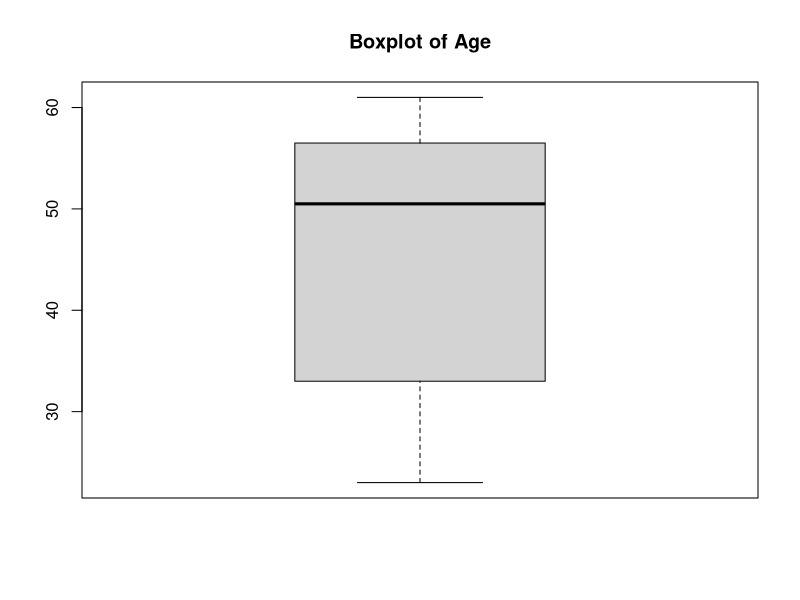
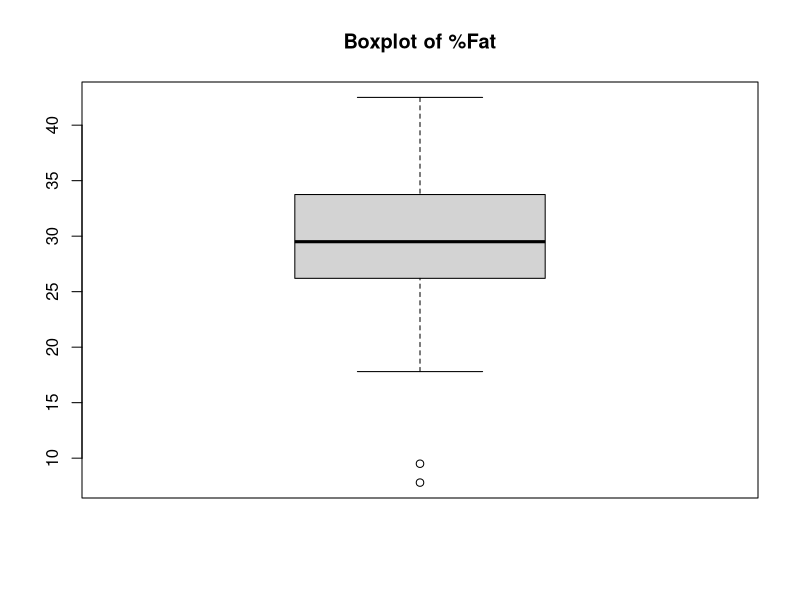
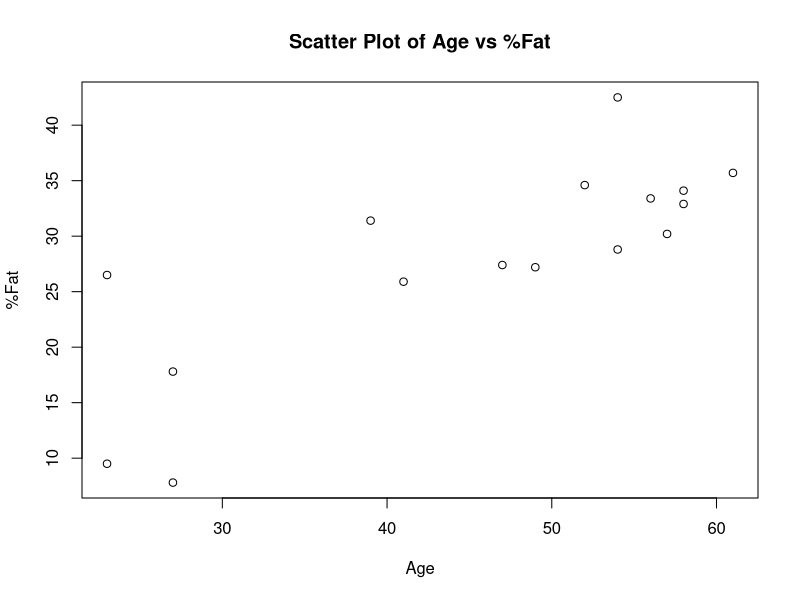
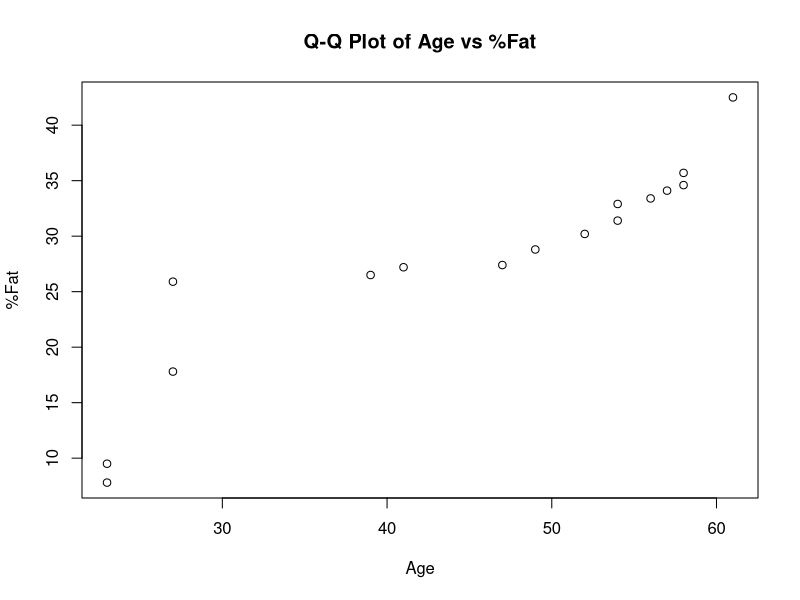
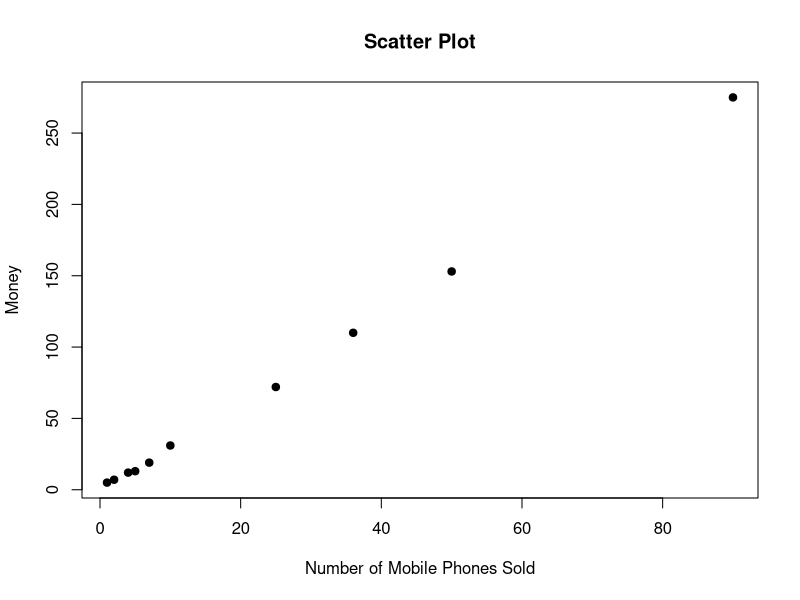
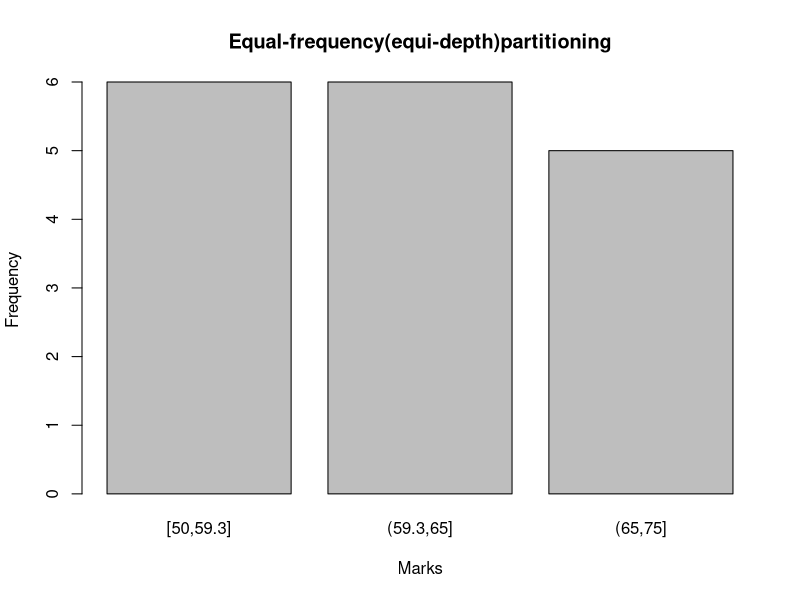
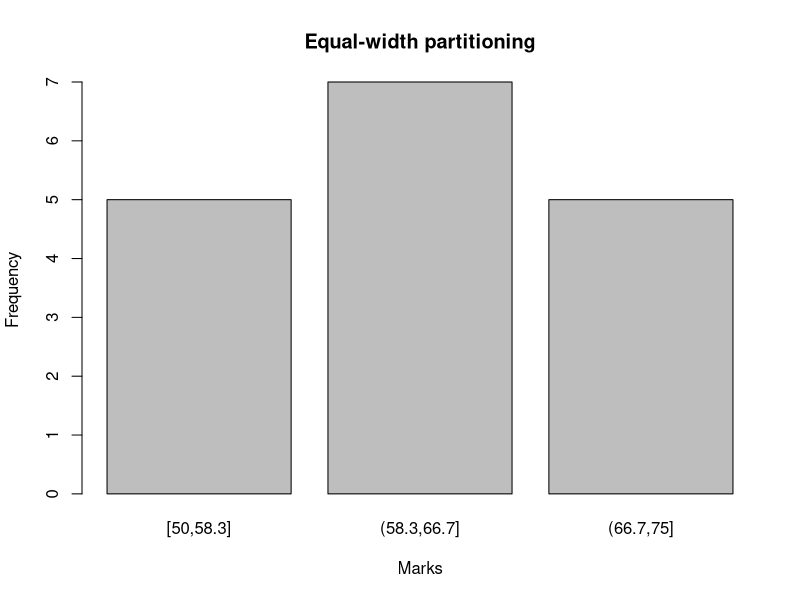

The R script that drew these images, in order:
age <- c(23,23,27,27,39,41,47,49,52,54,54,56,57,58,58,61)
fat <- c(9.5,26.5,7.8,17.8,31.4,25.9,27.4,27.2,34.6,42.5,28.8,33.4,30.2,34.1,32.9,35.7)
mean_age <- mean(age)
median_age <- median(age)
sd_age <- sd(age)
mean_fat <- mean(fat)
median_fat <- median(fat)
sd_fat <- sd(fat)
print(paste("Mean of age: ",mean_age))
print(paste("Median of age: ",median_age))
print(paste("Standard deviation of age: ",sd_age))
print(paste("Mean of %fat: ",mean_fat))
print(paste("Median of %fat: ",median_fat))
print(paste("Standard deviation of %fat: ",sd_fat))
boxplot(age,main="Boxplot of Age")
boxplot(fat,main="Boxplot of %Fat")
plot(age,fat,main="Scatter Plot of Age vs %Fat",xlab="Age",ylab="%Fat")
qqplot(age,fat,main="Q-Q Plot of Age vs %Fat", xlab="Age",ylab="%Fat")

x <- c(4,1,5,7,10,2,50,25,90,36)
y <- c(12,5,13,19,31,7,153,72,275,110)
plot(x,y,main="Scatter Plot",xlab="Number of Mobile Phones Sold",ylab="Money",pch=19)


marks <- c(55,60,71,63,55,65,50,55,58,59,61,63,65,67,71,72,75)
equal_freq_bins <- cut(marks,breaks=quantile(marks,probs=seq(0,1,by=1/3)),include.lowest=TRUE)
freq_equal_freq <- table(equal_freq_bins)
barplot(freq_equal_freq,main="Equal-frequency(equi-depth)partitioning",xlab="Marks",ylab="Frequency")
equal_width_bins <- cut(marks,breaks=seq(min(marks),max(marks),length.out=4),include.lowest=TRUE)
freq_equal_width <- table(equal_width_bins)
barplot(freq_equal_width,main="Equal-width partitioning",xlab="Marks",ylab="Frequency")


speed <- c(78.3,81.8,82,74.2,83.4,84.5,82.9,77.5,80.9,70.6)
Q1 <- quantile(speed, 0.25)
Q3 <- quantile(speed, 0.75)
IQR <- Q3 - Q1
sd <- sd(speed)
print(paste("Interquartile Range (IQR): ", IQR))
print(paste("Standard Deviation: ", sd))


speed <- c(78.3,81.8,82,74.2,83.4,84.5,82.9,77.5,80.9,70.6)
Q1 <- quantile(speed, 0.25)
Q3 <- quantile(speed, 0.75)
IQR <- Q3 - Q1
sd <- sd(speed)
print(paste("Interquartile Range (IQR): ", IQR))
print(paste("Standard Deviation: ", sd))

age <- c(13,15,16,16,19,20,20,21,22,22,25,25,25,25,30,33,33,35,35,35,35,36,40,45,46,52,70)
Q1 <- quantile(age,0.25)
Q3 <- quantile(age,0.75)
print(paste("First Quartile (Q1): ",Q1))
print(paste("Third Quartile (Q3): ",Q3))


age <- c(13,15,16,16,19,20,20,21,22,22,25,25,25,25,30,33,33,35,35,35,35,36,40,45,46,52,70)
Q1 <- quantile(age,0.25)
Q3 <- quantile(age,0.75)
print(paste("First Quartile (Q1): ",Q1))
print(paste("Third Quartile (Q3): ",Q3))
age <- c(13,15,16,16,19,20,20,21,22,22,25,25,25,25,30,33,33,35,35,35,35,36,40,45,46,52,70)
Q1 <- quantile(age,0.25)
Q3 <- quantile(age,0.75)
print(paste("First Quartile (Q1): ",Q1))
print(paste("Third Quartile (Q3): ",Q3))


pencils <- c(9, 25, 23, 12, 11, 6, 7, 8, 9, 10)
mean_value <- mean(pencils)
median_value <- median(pencils)
get_mode <- function(x){
  ux <- unique(x)
  tab <- tabulate(match(x, ux))
  ux[tab == max(tab)]
}
mode_value <- get_mode(pencils)
cat("Mean: ",mean_value,"\n")
cat("Median: ",median_value,"\n")
cat("Mode: ",mode_value,"\n")

data <- c(11,13,13,15,15,16,19,20,20,20,21,21,22,23,24,30,40,45,45,45,71,72,73,75)
bin_size <- 3
bin_smooth <- function(x,bin_size,FUN){
  n <- length(x)
  smoothed_data <- numeric(0)
  for(i in seq(1,n,bin_size)){
    bin <- x[i:min(i+bin_size-1,n)]
    value <- FUN(bin)
    smoothed_data <- c(smoothed_data,rep(value,length(bin)))
  }
  return(smoothed_data)
}
smoothed_mean <- bin_smooth(data,bin_size,mean)
smoothed_median <- bin_smooth(data,bin_size,median)
smoothed_boundaries <- bin_smooth(data, bin_size, function(x) c(min(x), max(x)))
cat("Original Data:", data, "\n\n")
cat("Smoothed by Bin Mean:", smoothed_mean, "\n")
cat("Smoothed by Bin Median:", smoothed_median, "\n")
cat("Smoothed by Bin Boundaries:", smoothed_boundaries,"\n")

                                  
